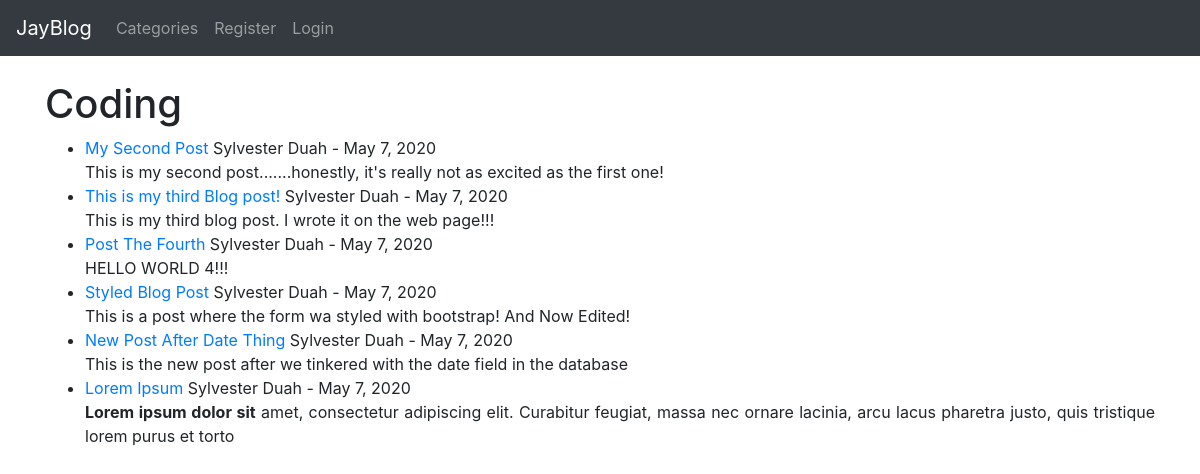
/category/coding/, run on the app's committed database.
### theblog/models.py (models this page shows, shortened)
class Post(models.Model):
	title = models.CharField(max_length=255)
	title_tag = models.CharField(max_length=255)
	author = models.ForeignKey(User, on_delete=models.CASCADE)
	body = models.TextField()
	post_date = models.DateField(auto_now_add=True)
	category = models.CharField(max_length=255, default='coding')

### theblog/views.py (the view)
# urls.py: path('category/<str:cats>/', CategoryView, name='category'),
def CategoryView(request, cats):
	category_posts = Post.objects.filter(category=cats.replace('-', ' '))
	return render(request, 'categories.html', {'cats':cats.title().replace('-', ' '), 'category_posts':category_posts})

### theblog/templates/categories.html (shortened to what this page needs)
{% extends 'base.html' %}
{% block content %}
{% if category_posts %}
	<h1>{{ cats }}</h1>
	<ul>
	{% for post in category_posts %}
			<li><a href="{% url 'article-detail' post.pk %}">{{ post.title }}</a>
			{{ post.author.first_name }}
			{{ post.author.last_name }} -
			{{ post.post_date }}
			 <br/>
			{{ post.body|slice:":200" |safe }}</li>
	{% endfor %}
	</ul>
{% else %}
	<h2>Sorry this page does not exist...</h2>
{% endif %}
{% endblock %}

### data on the page
Post: title "My Second Post", author.first_name "Sylvester", author.last_name "Duah", post_date "May 7, 2020", body "This is my second post.......honestly, it's really not as excited as the first one!"
Post: title "This is my third Blog post!", author.first_name "Sylvester", author.last_name "Duah", post_date "May 7, 2020", body "This is my third blog post. I wrote it on the web page!!!"
Post: title "Post The Fourth", author.first_name "Sylvester", author.last_name "Duah", post_date "May 7, 2020", body "HELLO WORLD 4!!!"
Post: title "Styled Blog Post", author.first_name "Sylvester", author.last_name "Duah", post_date "May 7, 2020", body "This is a post where the form wa styled with bootstrap! And Now Edited!"
Post: title "New Post After Date Thing", author.first_name "Sylvester", author.last_name "Duah", post_date "May 7, 2020", body "This is the new post after we tinkered with the date field in the database"
Post: title "Lorem Ipsum", author.first_name "Sylvester", author.last_name "Duah", post_date "May 7, 2020", body "Lorem ipsum dolor sit amet, consectetur adipiscing elit. Curabitur feugiat, massa nec ornare lacinia, arcu lacus pharetra justo, quis tristique lorem purus et torto"

### other printed values
{{ cats }} "Coding"
